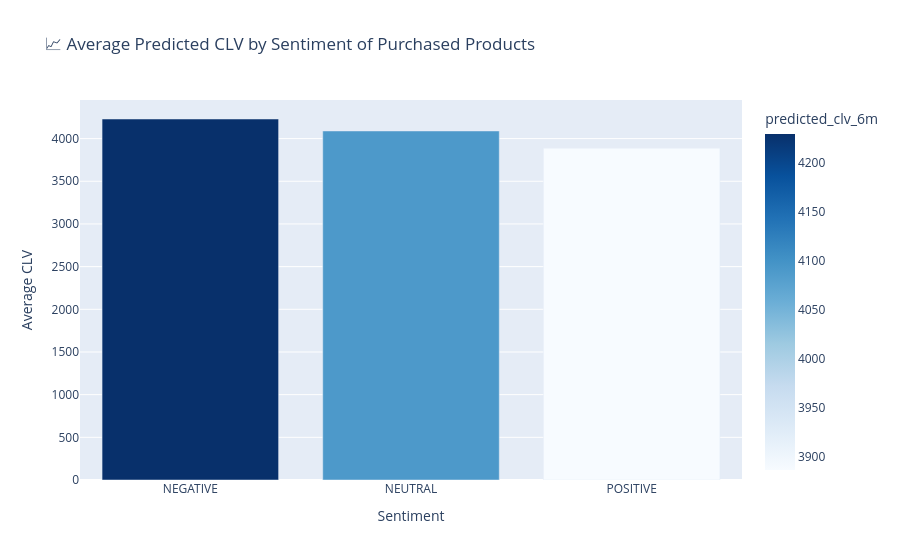
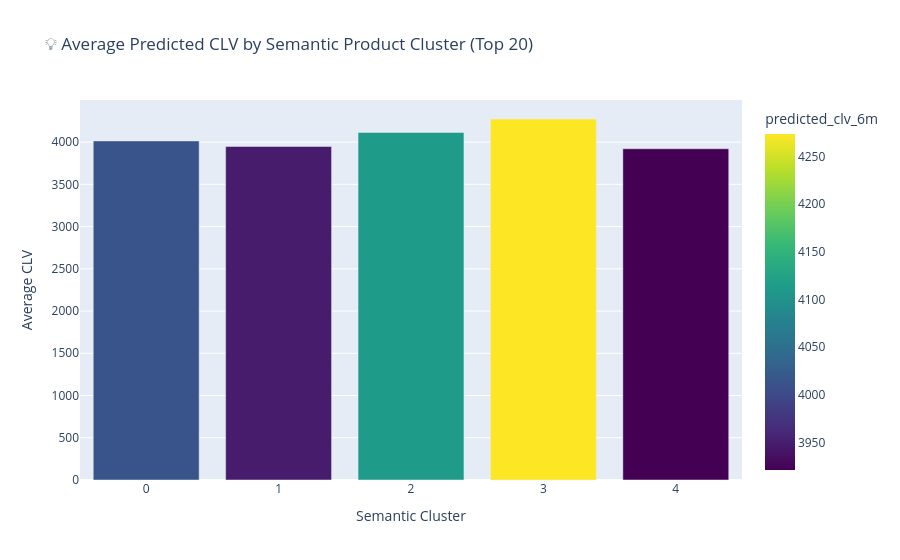

The notebook cell saved with these charts, in order:
### Code cell
import plotly.express as px

# ----------------------------
# 1️⃣ Average CLV by Sentiment
# ----------------------------
if 'Sentiment' in data.columns:
    avg_clv_sentiment = data.groupby('Sentiment')['predicted_clv_6m'].mean().reset_index()

    fig_sentiment = px.bar(
        avg_clv_sentiment.sort_values(by='predicted_clv_6m', ascending=False),
        x='Sentiment',
        y='predicted_clv_6m',
        color='predicted_clv_6m',
        color_continuous_scale='blues',
        title='📈 Average Predicted CLV by Sentiment of Purchased Products'
    )
    fig_sentiment.update_layout(xaxis_title='Sentiment', yaxis_title='Average CLV')
    fig_sentiment.show()
else:
    print("⚠️ 'Sentiment' column not found — skipping sentiment-level CLV plot.")

# ----------------------------
# 2️⃣ Average CLV by Semantic Cluster
# ----------------------------
if 'ProductClusterSemantic' in data.columns:
    avg_clv_cluster = data.groupby('ProductClusterSemantic')['predicted_clv_6m'].mean().reset_index()

    fig_cluster = px.bar(
        avg_clv_cluster.sort_values(by='predicted_clv_6m', ascending=False).head(20),
        x='ProductClusterSemantic',
        y='predicted_clv_6m',
        color='predicted_clv_6m',
        color_continuous_scale='viridis',
        title='💡 Average Predicted CLV by Semantic Product Cluster (Top 20)'
    )
    fig_cluster.update_layout(xaxis_title='Semantic Cluster', yaxis_title='Average CLV')
    fig_cluster.show()
else:
    print("⚠️ 'ProductClusterSemantic' column not found — skipping semantic cluster-level CLV plot.")

### Figure 1 — Plotly figure (JSON) as saved in the notebook; plotly's stock layout.template omitted (floating-point values rounded to 4 significant figures)
{"data": [{"hovertemplate": "Sentiment=%{x}<br>predicted_clv_6m=%{marker.color}<extra></extra>", "legendgroup": "", "marker": {"color": [4230.0, 4090.0, 3886.0], "coloraxis": "coloraxis", "pattern": {"shape": ""}}, "name": "", "orientation": "v", "showlegend": false, "textposition": "auto", "type": "bar", "x": ["NEGATIVE", "NEUTRAL", "POSITIVE"], "xaxis": "x", "y": [4230.0, 4090.0, 3886.0], "yaxis": "y"}], "layout": {"barmode": "relative", "coloraxis": {"colorbar": {"title": {"text": "predicted_clv_6m"}}, "colorscale": [[0, "rgb(247,251,255)"], [0.125, "rgb(222,235,247)"], [0.25, "rgb(198,219,239)"], [0.375, "rgb(158,202,225)"], [0.5, "rgb(107,174,214)"], [0.625, "rgb(66,146,198)"], [0.75, "rgb(33,113,181)"], [0.875, "rgb(8,81,156)"], [1, "rgb(8,48,107)"]]}, "legend": {"tracegroupgap": 0}, "title": {"text": "📈 Average Predicted CLV by Sentiment of Purchased Products"}, "xaxis": {"anchor": "y", "domain": [0, 1], "title": {"text": "Sentiment"}}, "yaxis": {"anchor": "x", "domain": [0, 1], "title": {"text": "Average CLV"}}}}

### Figure 2 — Plotly figure (JSON) as saved in the notebook; plotly's stock layout.template omitted (floating-point values rounded to 4 significant figures)
{"data": [{"hovertemplate": "ProductClusterSemantic=%{x}<br>predicted_clv_6m=%{marker.color}<extra></extra>", "legendgroup": "", "marker": {"color": [4274.0, 4114.0, 4014.0, 3948.0, 3921.0], "coloraxis": "coloraxis", "pattern": {"shape": ""}}, "name": "", "orientation": "v", "showlegend": false, "textposition": "auto", "type": "bar", "x": [3, 2, 0, 1, 4], "xaxis": "x", "y": [4274.0, 4114.0, 4014.0, 3948.0, 3921.0], "yaxis": "y"}], "layout": {"barmode": "relative", "coloraxis": {"colorbar": {"title": {"text": "predicted_clv_6m"}}, "colorscale": [[0, "#440154"], [0.1111, "#482878"], [0.2222, "#3e4989"], [0.3333, "#31688e"], [0.4444, "#26828e"], [0.5556, "#1f9e89"], [0.6667, "#35b779"], [0.7778, "#6ece58"], [0.8889, "#b5de2b"], [1, "#fde725"]]}, "legend": {"tracegroupgap": 0}, "title": {"text": "💡 Average Predicted CLV by Semantic Product Cluster (Top 20)"}, "xaxis": {"anchor": "y", "domain": [0, 1], "title": {"text": "Semantic Cluster"}}, "yaxis": {"anchor": "x", "domain": [0, 1], "title": {"text": "Average CLV"}}}}
